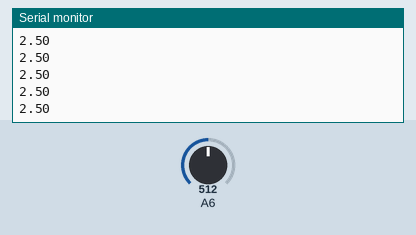
Recording of a sketch running on a simulated Arduino Nano, built with avr-gcc and run on an emulated ATmega328P. Shown: the last lines printed to the serial monitor. Inputs (shaded band) come from the test bench; at power-on: A6 = 512.

Above: at 1.2 s.
1.3 s: A6 set to 716
At 1.8 s:
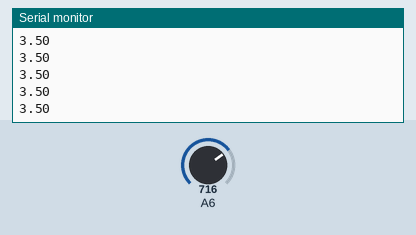
2.8 s: A6 set to 900
At 3.8 s:
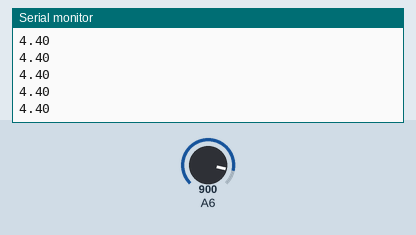
Timing chart, 0 to 5.8 s (numbered marks = the images above; inputs shaded):
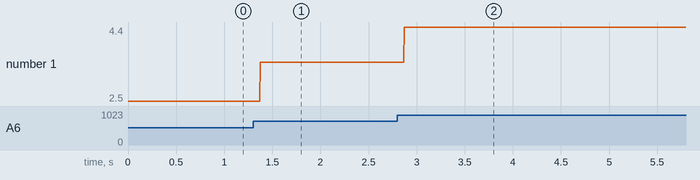

The sketch:

ejercicio21.ino
```cpp
/*
  Lectura de voltaje via Analogico.
  Leer via pin analogico un voltaje inducido en la misma e imprimir via serial monitor.
  Recordar que los Pines analogicos no pueden superar los 5V de lectura.
*/

void setup() {
  Serial.begin(9600);
}

void loop() {
  // el pin A6 esta conectado con un divisor de tension a la bateria de alimentacion.
  int sensorValue = analogRead(A6);
  float voltage = sensorValue * (5.0 / 1023.0);
  Serial.println(voltage);
}
```

Measured:
- after the input at 1.3 s, the serial monitor: prints a new line after 0.07 s (image 1)
- after the input at 2.8 s, the serial monitor: prints a new line after 0.07 s (image 2)
- plotted number 1: 2.5 → 3.5 after the input at 1.3 s, 3.5 → 4.4 after the input at 2.8 s
